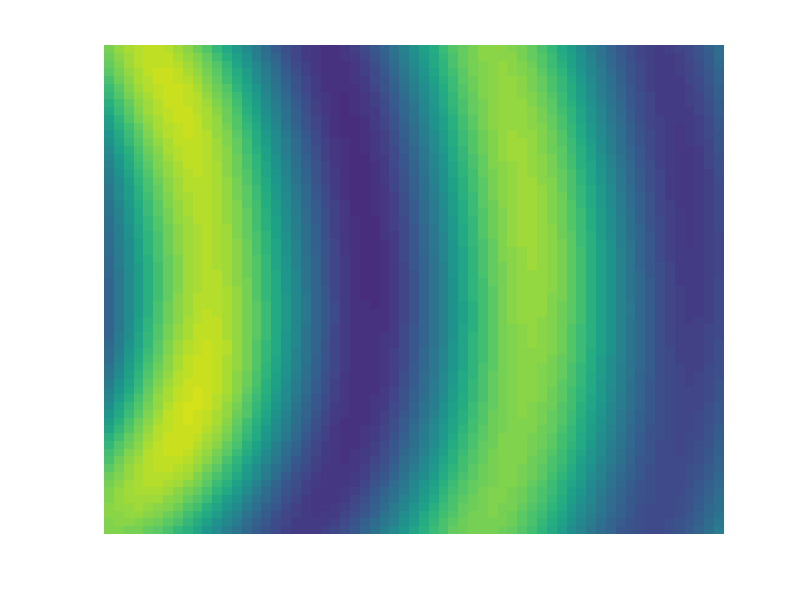

Write MATLAB code to recreate this figure.
clear
clc

figure()
load('data_wide_605_design.mat')
temp=phi(1,:,:);
temp=reshape(temp,[64,64]);
pcolor(temp)
shading flat;
axis off
caxis([-1 1])